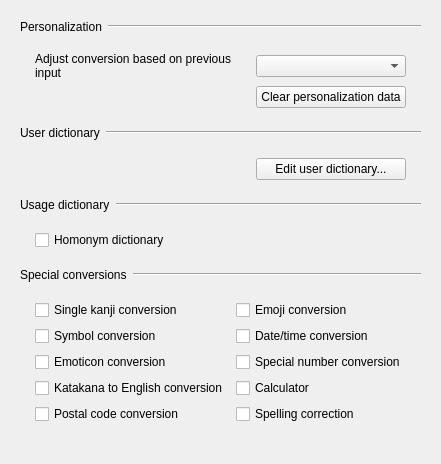
       <widget class="QWidget" name="dictionaryTab">
        <attribute name="title">
         <string>Dictionary</string>
        </attribute>
        <layout class="QVBoxLayout" name="dictionaryTabLayout">
         <property name="spacing">
          <number>0</number>
         </property>
         <item>
          <widget class="QFrame" name="personalizationHeader">
           <property name="frameShape">
            <enum>QFrame::Shape::NoFrame</enum>
           </property>
           <layout class="QHBoxLayout" name="horizontalLayout_8">
            <property name="leftMargin">
             <number>9</number>
            </property>
            <property name="topMargin">
             <number>9</number>
            </property>
            <property name="rightMargin">
             <number>9</number>
            </property>
            <property name="bottomMargin">
             <number>9</number>
            </property>
            <property name="spacing">
             <number>6</number>
            </property>
            <item>
             <widget class="QLabel" name="label">
              <property name="text">
               <string>Personalization</string>
              </property>
             </widget>
            </item>
            <item>
             <widget class="Line" name="line">
              <property name="sizePolicy">
               <sizepolicy hsizetype="MinimumExpanding" vsizetype="Fixed">
                <horstretch>0</horstretch>
                <verstretch>0</verstretch>
               </sizepolicy>
              </property>
              <property name="orientation">
               <enum>Qt::Orientation::Horizontal</enum>
              </property>
             </widget>
            </item>
           </layout>
          </widget>
         </item>
         <item>
          <widget class="QFrame" name="personalizationGroup">
           <property name="frameShape">
            <enum>QFrame::Shape::NoFrame</enum>
           </property>
           <layout class="QGridLayout" name="gridLayout_5">
            <property name="verticalSpacing">
             <number>6</number>
            </property>
            <property name="horizontalSpacing">
             <number>8</number>
            </property>
            <property name="leftMargin">
             <number>24</number>
            </property>
            <property name="topMargin">
             <number>9</number>
            </property>
            <property name="rightMargin">
             <number>24</number>
            </property>
            <property name="bottomMargin">
             <number>9</number>
            </property>
            <item row="1" column="1">
             <widget class="QPushButton" name="clearUserHistoryButton">
              <property name="text">
               <string>Clear personalization data</string>
              </property>
             </widget>
            </item>
            <item row="0" column="0">
             <widget class="QLabel" name="label_7">
              <property name="text">
               <string>Adjust conversion based on previous input</string>
              </property>
              <property name="wordWrap">
               <bool>true</bool>
              </property>
             </widget>
            </item>
            <item row="0" column="1">
             <widget class="QComboBox" name="historyLearningLevelComboBox">
              <property name="minimumSize">
               <size>
                <width>150</width>
                <height>0</height>
               </size>
              </property>
             </widget>
            </item>
            <item row="1" column="0">
             <spacer name="horizontalSpacer_2">
              <property name="orientation">
               <enum>Qt::Orientation::Horizontal</enum>
              </property>
              <property name="sizeHint" stdset="0">
               <size>
                <width>40</width>
                <height>20</height>
               </size>
              </property>
             </spacer>
            </item>
           </layout>
          </widget>
         </item>
         <item>
          <widget class="QFrame" name="userDictionaryHeader">
           <property name="frameShape">
            <enum>QFrame::Shape::NoFrame</enum>
           </property>
           <layout class="QHBoxLayout" name="horizontalLayout_14">
            <property name="leftMargin">
             <number>9</number>
            </property>
            <property name="topMargin">
             <number>9</number>
            </property>
            <property name="rightMargin">
             <number>9</number>
            </property>
            <property name="bottomMargin">
             <number>9</number>
            </property>
            <property name="spacing">
             <number>6</number>
            </property>
            <item>
             <widget class="QLabel" name="label_6">
              <property name="text">
               <string>User dictionary</string>
              </property>
             </widget>
            </item>
            <item>
             <widget class="Line" name="line_6">
              <property name="sizePolicy">
               <sizepolicy hsizetype="MinimumExpanding" vsizetype="Fixed">
                <horstretch>0</horstretch>
                <verstretch>0</verstretch>
               </sizepolicy>
              </property>
              <property name="orientation">
               <enum>Qt::Orientation::Horizontal</enum>
              </property>
             </widget>
            </item>
           </layout>
          </widget>
         </item>
         <item>
          <widget class="QFrame" name="userDictionaryGroup">
           <property name="frameShape">
            <enum>QFrame::Shape::NoFrame</enum>
           </property>
           <layout class="QGridLayout" name="gridLayout_6">
            <property name="verticalSpacing">
             <number>6</number>
            </property>
            <property name="horizontalSpacing">
             <number>8</number>
            </property>
            <property name="leftMargin">
             <number>24</number>
            </property>
            <property name="topMargin">
             <number>9</number>
            </property>
            <property name="rightMargin">
             <number>24</number>
            </property>
            <property name="bottomMargin">
             <number>9</number>
            </property>
            <item row="0" column="1">
             <spacer name="horizontalSpacer">
              <property name="orientation">
               <enum>Qt::Orientation::Horizontal</enum>
              </property>
              <property name="sizeHint" stdset="0">
               <size>
                <width>40</width>
                <height>20</height>
               </size>
              </property>
             </spacer>
            </item>
            <item row="0" column="2">
             <widget class="QPushButton" name="editUserDictionaryButton">
              <property name="sizePolicy">
               <sizepolicy hsizetype="Maximum" vsizetype="Fixed">
                <horstretch>0</horstretch>
                <verstretch>0</verstretch>
               </sizepolicy>
              </property>
              <property name="minimumSize">
               <size>
                <width>150</width>
                <height>0</height>
               </size>
              </property>
              <property name="text">
               <string>Edit user dictionary...</string>
              </property>
             </widget>
            </item>
           </layout>
          </widget>
         </item>
         <item>
          <widget class="QFrame" name="usageDictionaryHeader">
           <property name="frameShape">
            <enum>QFrame::Shape::NoFrame</enum>
           </property>
           <layout class="QHBoxLayout" name="horizontalLayout_24">
            <property name="leftMargin">
             <number>9</number>
            </property>
            <property name="topMargin">
             <number>9</number>
            </property>
            <property name="rightMargin">
             <number>9</number>
            </property>
            <property name="bottomMargin">
             <number>9</number>
            </property>
            <property name="spacing">
             <number>6</number>
            </property>
            <item>
             <widget class="QLabel" name="label_9">
              <property name="text">
               <string>Usage dictionary</string>
              </property>
             </widget>
            </item>
            <item>
             <widget class="Line" name="line_9">
              <property name="sizePolicy">
               <sizepolicy hsizetype="MinimumExpanding" vsizetype="Fixed">
                <horstretch>0</horstretch>
                <verstretch>0</verstretch>
               </sizepolicy>
              </property>
              <property name="orientation">
               <enum>Qt::Orientation::Horizontal</enum>
              </property>
             </widget>
            </item>
           </layout>
          </widget>
         </item>
         <item>
          <widget class="QFrame" name="usageDictionaryGroup">
           <property name="frameShape">
            <enum>QFrame::Shape::NoFrame</enum>
           </property>
           <layout class="QGridLayout" name="gridLayout_12">
            <property name="verticalSpacing">
             <number>6</number>
            </property>
            <property name="horizontalSpacing">
             <number>8</number>
            </property>
            <property name="leftMargin">
             <number>24</number>
            </property>
            <property name="topMargin">
             <number>9</number>
            </property>
            <property name="rightMargin">
             <number>24</number>
            </property>
            <property name="bottomMargin">
             <number>9</number>
            </property>
            <item row="0" column="0">
             <widget class="QCheckBox" name="localUsageDictionaryCheckBox">
              <property name="text">
               <string>Homonym dictionary</string>
              </property>
             </widget>
            </item>
            <item row="0" column="1">
             <spacer name="horizontalSpacer_5">
              <property name="orientation">
               <enum>Qt::Orientation::Horizontal</enum>
              </property>
              <property name="sizeHint" stdset="0">
               <size>
                <width>20</width>
                <height>20</height>
               </size>
              </property>
             </spacer>
            </item>
           </layout>
          </widget>
         </item>
         <item>
          <widget class="QFrame" name="specialConversionsHeader">
           <property name="frameShape">
            <enum>QFrame::Shape::NoFrame</enum>
           </property>
           <layout class="QHBoxLayout" name="horizontalLayout_22">
            <property name="leftMargin">
             <number>9</number>
            </property>
            <property name="topMargin">
             <number>9</number>
            </property>
            <property name="rightMargin">
             <number>9</number>
            </property>
            <property name="bottomMargin">
             <number>9</number>
            </property>
            <property name="spacing">
             <number>6</number>
            </property>
            <item>
             <widget class="QLabel" name="specialConversionLabel">
              <property name="text">
               <string>Special conversions</string>
              </property>
             </widget>
            </item>
            <item>
             <widget class="Line" name="specialConversionLine">
              <property name="sizePolicy">
               <sizepolicy hsizetype="MinimumExpanding" vsizetype="Fixed">
                <horstretch>0</horstretch>
                <verstretch>0</verstretch>
               </sizepolicy>
              </property>
              <property name="orientation">
               <enum>Qt::Orientation::Horizontal</enum>
              </property>
             </widget>
            </item>
           </layout>
          </widget>
         </item>
         <item>
          <widget class="QFrame" name="specialConversionsGroup">
           <property name="frameShape">
            <enum>QFrame::Shape::NoFrame</enum>
           </property>
           <layout class="QGridLayout" name="gridLayout_3">
            <property name="verticalSpacing">
             <number>6</number>
            </property>
            <property name="horizontalSpacing">
             <number>8</number>
            </property>
            <property name="leftMargin">
             <number>24</number>
            </property>
            <property name="topMargin">
             <number>9</number>
            </property>
            <property name="rightMargin">
             <number>24</number>
            </property>
            <property name="bottomMargin">
             <number>9</number>
            </property>
            <item row="0" column="0">
             <widget class="QCheckBox" name="singleKanjiConversionCheckBox">
              <property name="text">
               <string>Single kanji conversion</string>
              </property>
             </widget>
            </item>
            <item row="1" column="0">
             <widget class="QCheckBox" name="symbolConversionCheckBox">
              <property name="text">
               <string>Symbol conversion</string>
              </property>
             </widget>
            </item>
            <item row="2" column="0">
             <widget class="QCheckBox" name="emoticonConversionCheckBox">
              <property name="text">
               <string>Emoticon conversion</string>
              </property>
             </widget>
            </item>
            <item row="3" column="0">
             <widget class="QCheckBox" name="t13nConversionCheckBox">
              <property name="text">
               <string>Katakana to English conversion</string>
              </property>
             </widget>
            </item>
            <item row="4" column="0">
             <widget class="QCheckBox" name="zipcodeConversionCheckBox">
              <property name="text">
               <string>Postal code conversion</string>
              </property>
             </widget>
            </item>
            <item row="4" column="1">
             <widget class="QCheckBox" name="spellingCorrectionCheckBox">
              <property name="text">
               <string>Spelling correction</string>
              </property>
             </widget>
            </item>
            <item row="3" column="1">
             <widget class="QCheckBox" name="calculatorCheckBox">
              <property name="text">
               <string>Calculator</string>
              </property>
             </widget>
            </item>
            <item row="2" column="1">
             <widget class="QCheckBox" name="numberConversionCheckBox">
              <property name="text">
               <string>Special number conversion</string>
              </property>
             </widget>
            </item>
            <item row="1" column="1">
             <widget class="QCheckBox" name="dateConversionCheckBox">
              <property name="text">
               <string>Date/time conversion</string>
              </property>
             </widget>
            </item>
            <item row="0" column="1">
             <widget class="QCheckBox" name="emojiConversionCheckBox">
              <property name="text">
               <string>Emoji conversion</string>
              </property>
             </widget>
            </item>
           </layout>
          </widget>
         </item>
         <item>
          <spacer name="dictionaryTabBottomSpacer">
           <property name="orientation">
            <enum>Qt::Orientation::Vertical</enum>
           </property>
           <property name="sizeHint" stdset="0">
            <size>
             <width>20</width>
             <height>20</height>
            </size>
           </property>
          </spacer>
         </item>
        </layout>
       </widget>
